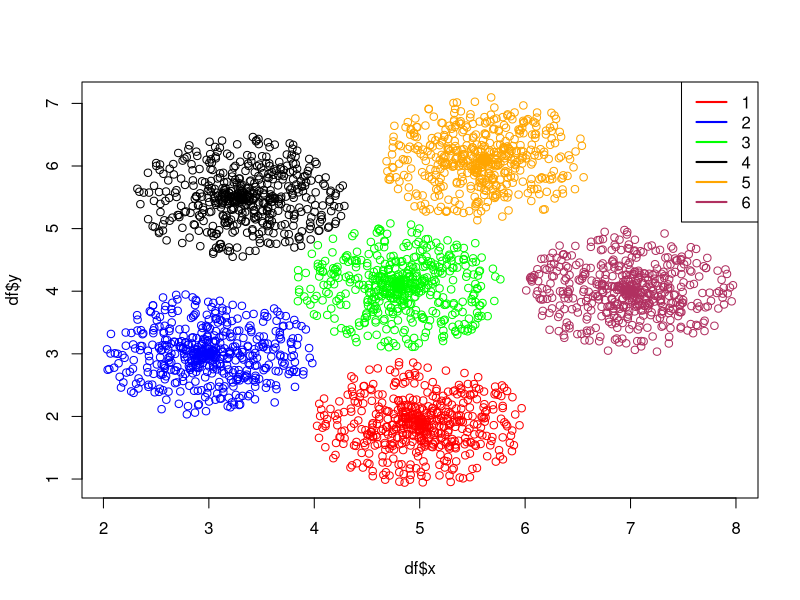

This figure's R source:
###########################################
#
# Artificial data set 1: six petals, one in the middle
##########################################

discNorm <- function(N, C, R) {
  #rho <- rnorm(N, sd = sqrt(R))^2
  rho <- runif(N, 0, R)
  theta <- runif(N, 0, 2) * pi
  x <- rho * cos(theta) + C[1]
  y <- rho * sin(theta) + C[2]
  
  l <- data.frame(x,y)
  return (l)
}

N <- 500
R <- 1

centers <- matrix(c(5,1.9, 3,3, 4.8,4.1, 3.3,5.5, 5.6,6.1, 7.0,4.0),nrow = 6,ncol = 2,byrow = T)
cols <- c("red", "blue", "green", "black", "orange", "maroon")
classs <- c(1, 2, 3, 4, 5, 6)

set.seed(123)
df <- data.frame()
for (row in 1:nrow(centers)) {
  C <- centers[row,]
  g <- discNorm(N, C, R)
  col <- rep(cols[row], N)
  class <- rep(classs[row], N)
  g <- cbind(g, col, class)
  df <- rbind(df,g)
}

df.inicol <- df$col
plot(df$x, df$y, col = as.vector(df.inicol))
legend(x = "topright", NULL,legend = classs, 
       lty = rep(1, length(classs)), 
       lwd = rep(2, length(classs)),
       col=as.vector(cols))



df$col <- NULL
df$class <- factor(df$class)

#randomly divide into 60% for training, 40% for testing
set.seed(2017)
train <- sample(nrow(df), 0.6*nrow(df))
#store each fragment of data 
df.train <- df[train,]
df.test <- df[-train,]
